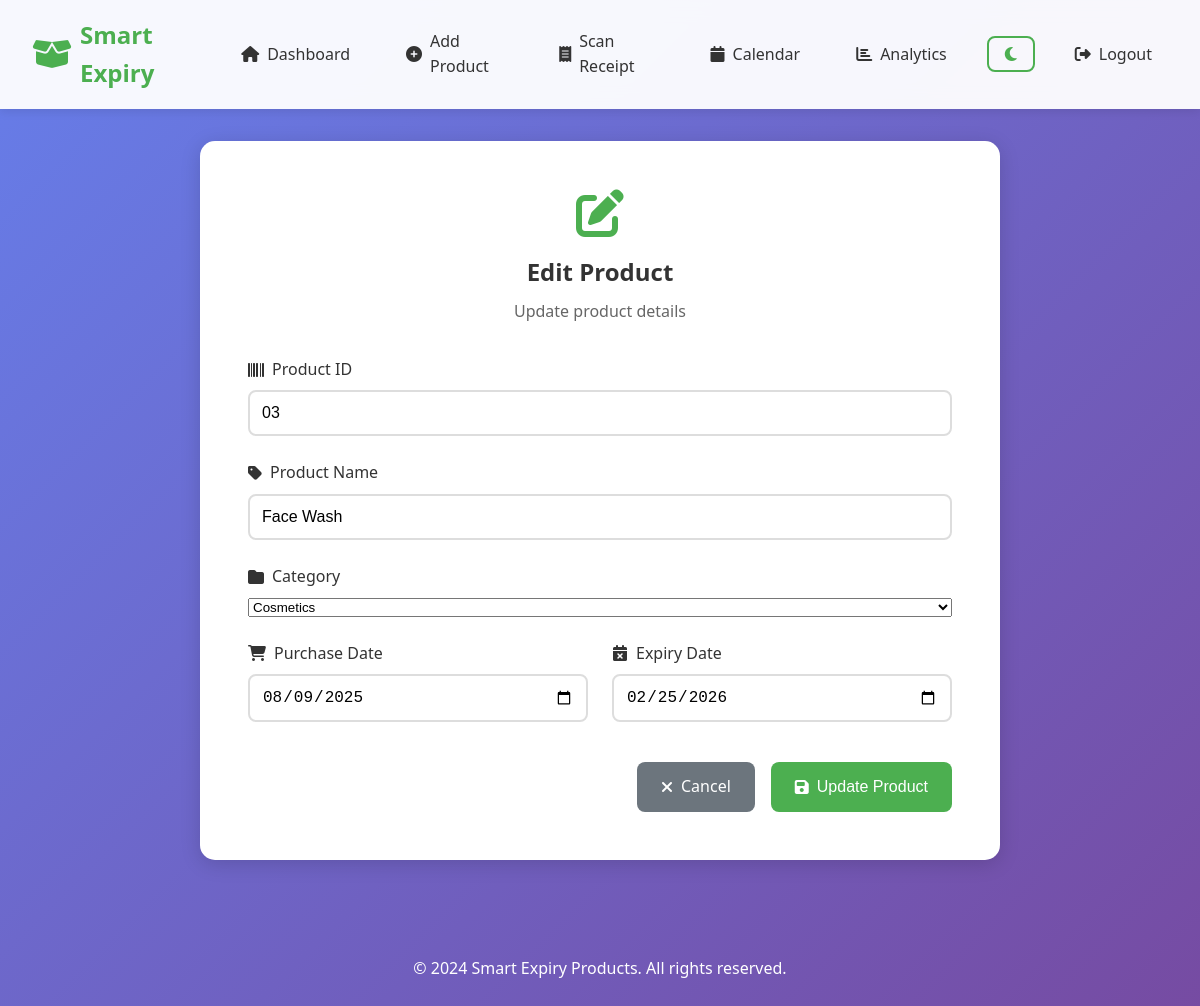
The page /edit_product/7 (signed in) on the database its author committed.
### app.py (models this page shows, shortened)
class Product(db.Model):
    id = db.Column(db.Integer, primary_key=True)
    product_id = db.Column(db.String(100), nullable=False)
    product_name = db.Column(db.String(200), nullable=False)
    category = db.Column(db.String(100), nullable=True, default='General')
    purchase_date = db.Column(db.Date, nullable=False)
    expiry_date = db.Column(db.Date, nullable=False)
    user_id = db.Column(
        db.Integer,
        db.ForeignKey('user.id', ondelete='CASCADE'),
        nullable=False,
    )
    created_at = db.Column(db.DateTime, default=datetime.utcnow)

### app.py (the view, shortened to what this page needs)
@app.route('/edit_product/<int:product_id>', methods=['GET', 'POST'])
@login_required
def edit_product(product_id):
    product = Product.query.get_or_404(product_id)
    if product.user_id != current_user.id:
        flash('Unauthorized access', 'error')
        return redirect(url_for('dashboard'))
    all_products = Product.query.filter_by(user_id=current_user.id).all()
    categories = sorted(set([p.category for p in all_products if p.category]))
    default_categories = ['General', 'Food', 'Medicine', 'Cosmetics', 'Electronics', 'Other']
    all_categories = sorted(set(default_categories + categories))
    return render_template('edit_product.html', product=product, categories=all_categories)

### app.py (called while the page is built)
@login_manager.user_loader
def load_user(user_id):
    return User.query.get(int(user_id))

### templates/edit_product.html (shortened to what this page needs)
{% extends "base.html" %}
{% block content %}
<div class="form-container">
    <div class="form-card">
        <div class="form-header">
            <i class="fas fa-edit"></i>
            <h2>Edit Product</h2>
            <p>Update product details</p>
        </div>
        <form method="POST" class="product-form">
            <div class="form-group">
                <label for="product_id">
                    <i class="fas fa-barcode"></i> Product ID
                </label>
                <input type="text" id="product_id" name="product_id" required
                       value="{{ product.product_id }}" autofocus>
            </div>
            <div class="form-group">
                <label for="product_name">
                    <i class="fas fa-tag"></i> Product Name
                </label>
                <input type="text" id="product_name" name="product_name" required
                       value="{{ product.product_name }}">
            </div>
            <div class="form-group">
                <label for="category">
                    <i class="fas fa-folder"></i> Category
                </label>
                <select id="category" name="category" required>
                    {% for cat in categories %}
                    <option value="{{ cat }}" {% if product.category == cat %}selected{% endif %}>{{ cat }}</option>
                    {% endfor %}
                </select>
            </div>
            <div class="form-row">
                <div class="form-group">
                    <label for="purchase_date">
                        <i class="fas fa-shopping-cart"></i> Purchase Date
                    </label>
                    <input type="date" id="purchase_date" name="purchase_date" required
                           value="{{ product.purchase_date.isoformat() }}">
                </div>
                <div class="form-group">
                    <label for="expiry_date">
                        <i class="fas fa-calendar-times"></i> Expiry Date
                    </label>
                    <input type="date" id="expiry_date" name="expiry_date" required
                           value="{{ product.expiry_date.isoformat() }}">
                </div>
            </div>
            <div class="form-actions">
                <a href="{{ url_for('dashboard') }}" class="btn btn-secondary">
                    <i class="fas fa-times"></i> Cancel
                </a>
                <button type="submit" class="btn btn-primary">
                    <i class="fas fa-save"></i> Update Product
                </button>
            </div>
        </form>
    </div>
</div>
{% endblock %}

### static/css/style.css (style rules this page uses)
* { margin: 0; padding: 0; box-sizing: border-box; }
:root { --primary-color: #4CAF50; --secondary-color: #2196F3; --danger-color: #F44336; --warning-color: #FF9800; --success-color: #4CAF50; --info-color: #00BCD4; --dark-color: #333; --light-color: #f5f5f5; --border-color: #ddd; --shadow: 0 2px 10px rgba(0, 0, 0, 0.1); --shadow-hover: 0 4px 20px rgba(0, 0, 0, 0.15); --transition: all 0.3s ease; }
body { font-family: 'Segoe UI', Tahoma, Geneva, Verdana, sans-serif; background: linear-gradient(135deg, #667eea 0%, #764ba2 100%); min-height: 100vh; color: var(--dark-color); line-height: 1.6; }
.form-group { display: flex; flex-direction: column; gap: 0.5rem; }
.form-group label { font-weight: 500; color: var(--dark-color); display: flex; align-items: center; gap: 0.5rem; }
.form-group input { padding: 0.75rem; border: 2px solid var(--border-color); border-radius: 8px; font-size: 1rem; transition: var(--transition); }
.btn { padding: 0.75rem 1.5rem; border: none; border-radius: 8px; font-size: 1rem; font-weight: 500; cursor: pointer; transition: var(--transition); display: inline-flex; align-items: center; gap: 0.5rem; text-decoration: none; }
.btn-primary { background: var(--primary-color); color: white; }
.btn-secondary { background: #6c757d; color: white; }
.form-container { max-width: 800px; margin: 2rem auto; }
.form-card { background: white; border-radius: 15px; padding: 3rem; box-shadow: var(--shadow-hover); animation: scaleIn 0.5s ease; }
.form-header { text-align: center; margin-bottom: 2rem; }
.form-header i { font-size: 3rem; color: var(--primary-color); margin-bottom: 1rem; }
.form-header h2 { color: var(--dark-color); margin-bottom: 0.5rem; }
.form-header p { color: #666; }
.product-form { display: flex; flex-direction: column; gap: 1.5rem; }
.form-row { display: grid; grid-template-columns: repeat(auto-fit, minmax(250px, 1fr)); gap: 1.5rem; }
.form-actions { display: flex; gap: 1rem; justify-content: flex-end; margin-top: 1rem; }
* { transition: background-color 0.3s ease, color 0.3s ease, border-color 0.3s ease; }

### rows shown on the page
Product: product_id "03", product_name "Face Wash", category "Cosmetics", purchase_date "08/09/2025", expiry_date "02/25/2026"
